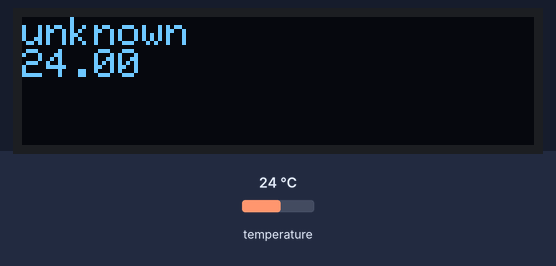
The sketch below on a simulated Arduino Uno, built with avr-gcc and run on an emulated ATmega328P. Parts: 128×32 one-colour display. The inputs (shaded band) are chosen by the test bench; at power-on: temperature 24 °C. What the sketch prints to the serial monitor is not drawn.

Above: at 5.1 s.
5.2 s: temperature set to 12 °C
At 8.8 s:
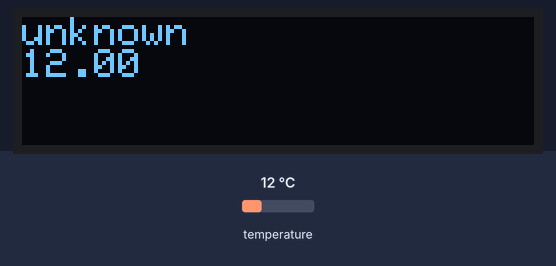
9.6 s: temperature set to 19 °C
At 11.3 s:
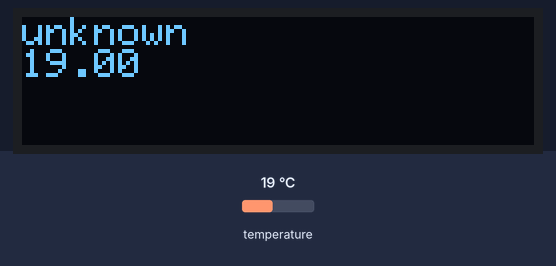
14.0 s: temperature set to 28 °C
At 15.1 s:
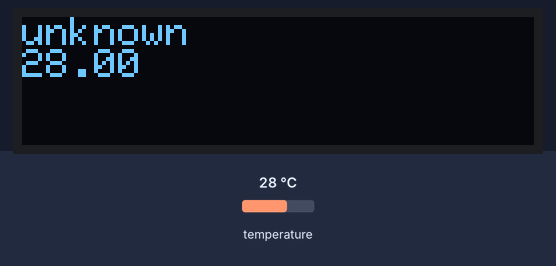
Timing chart, 0 to 17.0 s (numbered marks = the images above; inputs shaded):
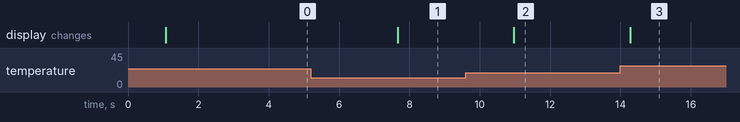

The sketch:

ardu_ds18x20.ino
```cpp
#include <OneWire.h>
#include <SPI.h>
#include <Wire.h>
#include <Adafruit_GFX.h>
#include <Adafruit_SSD1306.h>

#define OLED_RESET_PIN 13
#define ONEWIRE_PIN 10

Adafruit_SSD1306 display(OLED_RESET_PIN);

OneWire  ds(ONEWIRE_PIN);  // on pin 10 (a 4.7K resistor is necessary)

void setup(void) {
  Serial.begin(9600);
  display.begin(SSD1306_SWITCHCAPVCC, 0x3C);  // initialize with the I2C addr 0x3C (for the 128x32)
}

int addr_cmp(byte* a1, byte* a2, int len) {
  int i;
  for( i = 0; i < len; i++) {
    if ( a1[i] != a2[i] ) {
      return 1;
    }
  }
  return 0;
}


void loop(void) {
  byte i;
  byte present = 0;
  byte type_s;
  byte data[12];
  byte addr[8];
  float celsius, fahrenheit;
  char* probe_name;

  byte addr_salon[] = {0x28, 0xFF, 0x18, 0x41, 0x65, 0x15, 0x03, 0x04};
  byte addr_arduino[] = {0x28, 0xFF, 0x4B, 0xBD, 0x64, 0x15, 0x01, 0xAB};
  byte addr_lit[] = {0x28, 0xFF, 0x5F, 0x7F, 0x65, 0x15, 0x02, 0xBF};
  byte addr_cave[] = {0x28, 0xFF, 0xED, 0xBB, 0x64, 0x15, 0x01, 0x0D};

  if ( !ds.search(addr)) {
    Serial.println("No more addresses.");
    Serial.println();
    ds.reset_search();
    delay(250);
    return;
  }

  Serial.print("ROM =");
  for( i = 0; i < 8; i++) {
    Serial.write(' ');
    Serial.print(addr[i], HEX);
  }
/*  Serial.print(" - ardu =");
  for( i = 0; i < 8; i++) {
    Serial.write(' ');
    Serial.print(addr_arduino[i], HEX);
  }*/
  Serial.print(" = ");
  if (addr_cmp(addr, addr_salon, 8) == 0) {
      probe_name = "salon";
      Serial.print(probe_name);
  } else if (addr_cmp(addr, addr_arduino, 8) == 0) {
      probe_name = "arduino";
      Serial.print(probe_name);
  } else if (addr_cmp(addr, addr_lit, 8) == 0) {
      probe_name = "lit";
      Serial.print(probe_name);
  } else if (addr_cmp(addr, addr_cave, 8) == 0) {
      probe_name = "cave";
      Serial.print(probe_name);
  } else {
      probe_name = "unknown";
      Serial.print(probe_name);
  }


  if (OneWire::crc8(addr, 7) != addr[7]) {
      Serial.println("CRC is not valid!");
      return;
  }
  Serial.println();

  // the first ROM byte indicates which chip
  switch (addr[0]) {
    case 0x10:
//    Chip = DS18S20 or old DS1820
      type_s = 1;
      break;
    case 0x28:
//    Chip = DS18B20
      type_s = 0;
      break;
    case 0x22:
//    Chip = DS1822
      type_s = 0;
      break;
    default:
      Serial.println("Device is not a DS18x20 family device.");
      return;
  }

  ds.reset();
  ds.select(addr);
  ds.write(0x44, 1);        // start conversion, with parasite power on at the end

  delay(1000);     // maybe 750ms is enough, maybe not
  // we might do a ds.depower() here, but the reset will take care of it.

  present = ds.reset();
  ds.select(addr);
  ds.write(0xBE);         // Read Scratchpad

  for ( i = 0; i < 9; i++) {           // we need 9 bytes
    data[i] = ds.read();
  }

  // Convert the data to actual temperature
  // because the result is a 16 bit signed integer, it should
  // be stored to an "int16_t" type, which is always 16 bits
  // even when compiled on a 32 bit processor.
  int16_t raw = (data[1] << 8) | data[0];
  if (type_s) {
    raw = raw << 3; // 9 bit resolution default
    if (data[7] == 0x10) {
      // "count remain" gives full 12 bit resolution
      raw = (raw & 0xFFF0) + 12 - data[6];
    }
  } else {
    byte cfg = (data[4] & 0x60);
    // at lower res, the low bits are undefined, so let's zero them
    if (cfg == 0x00) raw = raw & ~7;  // 9 bit resolution, 93.75 ms
    else if (cfg == 0x20) raw = raw & ~3; // 10 bit res, 187.5 ms
    else if (cfg == 0x40) raw = raw & ~1; // 11 bit res, 375 ms
    //// default is 12 bit resolution, 750 ms conversion time
  }
  celsius = (float)raw / 16.0;
  Serial.print("  Temperature = ");
  Serial.print(celsius);
  Serial.println(" Celsius");

// OLED display
  display.setTextSize(1);
  display.setTextColor(WHITE);
  display.setCursor(0,0);
  display.clearDisplay();
  display.println(probe_name);
  display.println(celsius);
  display.display();

  delay(2000);

}
```

Measured:
- after the input at 5.2 s, the display: changes after 2.5 s (image 1)
- after the input at 9.6 s, the display: changes after 1.4 s (image 2)
- after the input at 14.0 s, the display: changes after 0.27 s (image 3)
